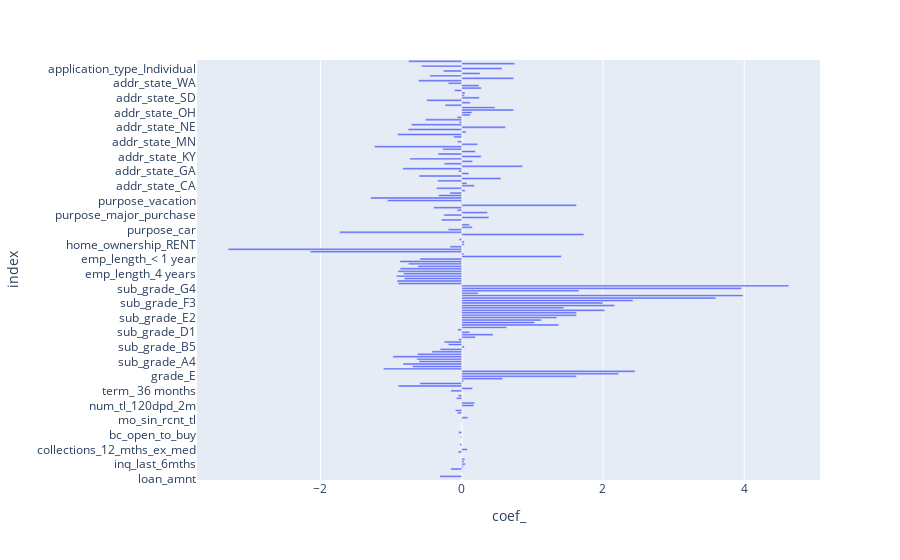

Notebook code cell kept with this figure:
### Code cell
px.bar(coef_df.reset_index(), 'coef_', 'index')

### Figure 1 — Plotly figure (JSON) as saved in the notebook; plotly's stock layout.template omitted (floating-point values rounded to 4 significant figures; data arrays with more than 128 entries replaced by an {"elided": "..."} marker saying what was removed)
{"data": [{"hovertemplate": "coef_=%{x}<br>index=%{y}<extra></extra>", "legendgroup": "", "marker": {"color": "#636efa", "pattern": {"shape": ""}}, "name": "", "orientation": "h", "showlegend": false, "textposition": "auto", "type": "bar", "x": {"elided": "172 float values"}, "xaxis": "x", "y": {"elided": "172 str values"}, "yaxis": "y"}], "layout": {"barmode": "relative", "legend": {"tracegroupgap": 0}, "margin": {"t": 60}, "xaxis": {"anchor": "y", "domain": [0, 1], "title": {"text": "coef_"}}, "yaxis": {"anchor": "x", "domain": [0, 1], "title": {"text": "index"}}}}
